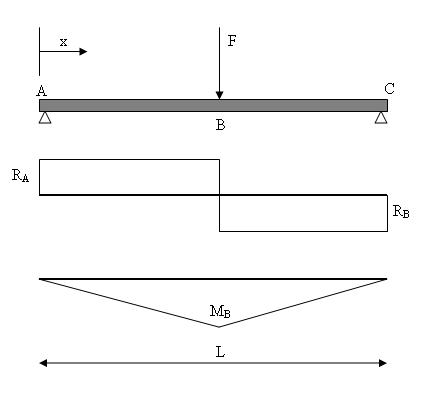
#> input picture multimodal_eval/public_cases/action_review_01/images/point_load.jpg, 433 x 400 px
$ python -i sketch_axis_refinement.py   (imports and definitions only)
#> lines starting #> are read from the running program, lines starting #| are printed output that depends on the picture; after the words box and inside, x2 and y2 are one past the last pixel; in counts of white or black regions, pixels touching at a corner belong together
"""从清晰梁带和灰色杆线节点提出位置候选；不读取真值或求解数值。"""

from __future__ import annotations

from copy import deepcopy
from pathlib import Path

import numpy as np
from PIL import Image, ImageOps
from scipy.ndimage import find_objects, label

from multimodal_contract import canonical_digest, file_digest, match_members, match_points, point_match_threshold


def _grey_joint_pixels(image_path: str | Path):
    """共享原有圆点证据提取，不改变位置校正的阈值。"""
    with Image.open(image_path) as image:
#> image is the input picture: PIL image 433x400 RGB; min 0, max 255, mean 246.2
        image = ImageOps.exif_transpose(image).convert("RGBA")
#> image: PIL image 433x400 RGBA
        background = Image.new("RGBA", image.size, "white")
#> background: PIL image 433x400 RGBA; every value is 255
        background.alpha_composite(image)
        rgb = np.asarray(background.convert("RGB"), dtype=np.int16)
    height, width = rgb.shape[:2]
#> height = 400; width = 433
    if min(width, height) < 20:
        return [], None, width, height
    maximum = rgb.max(axis=2)
    spread = maximum - rgb.min(axis=2)
#> spread: shape (400, 433) int16; every value is 0
    # 彩色荷载/尺寸线不能充当圆点；灰色圆点周围还须有灰色杆身证据。
    dark = (maximum < 90) & (spread < 25)
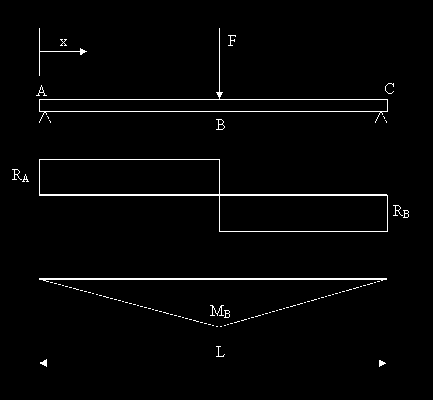
#> dark: shape (400, 433) bool; 2% white in thin lines or dots, all inside (x1, y1, x2, y2) = (12, 28, 409, 367)
    grey = (maximum >= 100) & (maximum < 245) & (spread < 28)
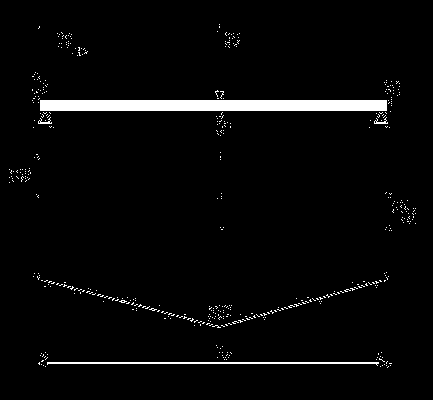
#> grey: shape (400, 433) bool; 3.2% white; 484 white regions (480 under 20 px), largest, box (x1, y1, x2, y2) and area: (40, 100, 387, 111) 3817, (47, 362, 379, 366) 667, (38, 117, 52, 124) 39, (374, 117, 388, 124) 39
    components, _ = label(dark, structure=np.ones((3, 3), dtype=int))
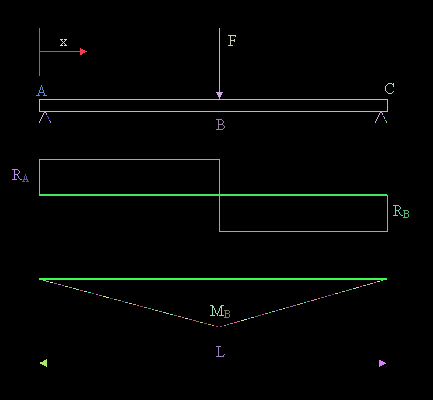
#> components: shape (400, 433) int32; 101 distinct labels, from 0 to 100; one colour per label, 0 black
    candidates = []
    for ident, bounds in enumerate(find_objects(components), 1):
        if bounds is None:
            continue
        y, x = bounds
        h, w = y.stop - y.start, x.stop - x.start
        component = components[bounds] == ident
        if (not 3 <= min(h, w) <= max(h, w) <= max(10, min(width, height) * .06)
                or not .65 <= w / h <= 1.5 or component.mean() < .5):
            continue
        yy, xx = np.nonzero(component)
        centre = np.array([x.start + xx.mean(), y.start + yy.mean()])
        radius = max(w, h)
        low, high = np.floor(centre - radius).astype(int), np.ceil(centre + radius).astype(int) + 1
        if min(low) < 0 or high[0] > width or high[1] > height:
            continue
        ys, xs = np.mgrid[low[1]:high[1], low[0]:high[0]]
        distance = (xs - centre[0]) ** 2 + (ys - centre[1]) ** 2
        ring = (distance >= radius ** 2 * .4) & (distance <= radius ** 2)
        fraction = float(grey[low[1]:high[1], low[0]:high[0]][ring].mean())
        if fraction >= .65:
            candidates.append((centre, fraction))
#> this loop made 100 passes
#> (h, w, component) on passes 7, 8, 10, 11, 18, 19, 20, 21, 23, 24, 25, 26: (3, 2, [[True, False], [False, True], [False, True]]), (3, 2, [[True, False], [False, True], [False, True]]), (3, 2, [[True, False], [False, True], [False, True]]), (3, 2, [[True, False], [False, True], [False, True]]), (1, 3, [[True, True, True]]), (1, 3, [[True, True, True]]), (1, 2, [[True, True]]), (1, 3, [[True, True, True]]), (1, 3, [[True, True, True]]), (1, 2, [[True, True]]), (1, 3, [[True, True, True]]), (1, 3, [[True, True, True]])
#> (h, w) on passes 1 to 6: (48, 48), (95, 349), (11, 8), (7, 7), (11, 9), (11, 11)
#> pass 1, in _grey_joint_pixels, `component = components[bounds] == ident`:
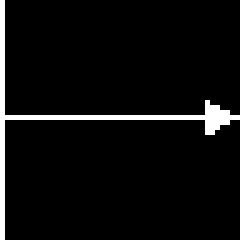
#> component: shape (48, 48) bool (shown 5 times larger); 4.9% white in thin lines or dots
#> pass 2, in _grey_joint_pixels, `component = components[bounds] == ident`:
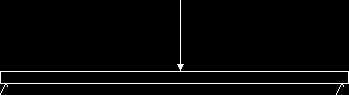
#> component: shape (95, 349) bool; 2.5% white in thin lines or dots
#> after the loop, candidates = []
    return candidates, grey, width, height


# [173 lines left out: functions refine_joint_nodes, review_joint_graph, not called in this run]


def _joint_geometry_digest(draft: dict) -> str:
    model = draft["image_model"]
    return canonical_digest({key: model.get(key) or [] for key in ("nodes", "members")})


# [296 lines left out: functions sync_joint_graph_review, dismiss_joint_graph_review, _support_anchor, _outline_band, _black_band, refine_horizontal_axis, not called in this run]

>>> result = _grey_joint_pixels('../multimodal_eval/public_cases/action_review_01/images/point_load.jpg')

$ run again, on multimodal_eval/public_cases/action_review_01/images/various_loads.jpg
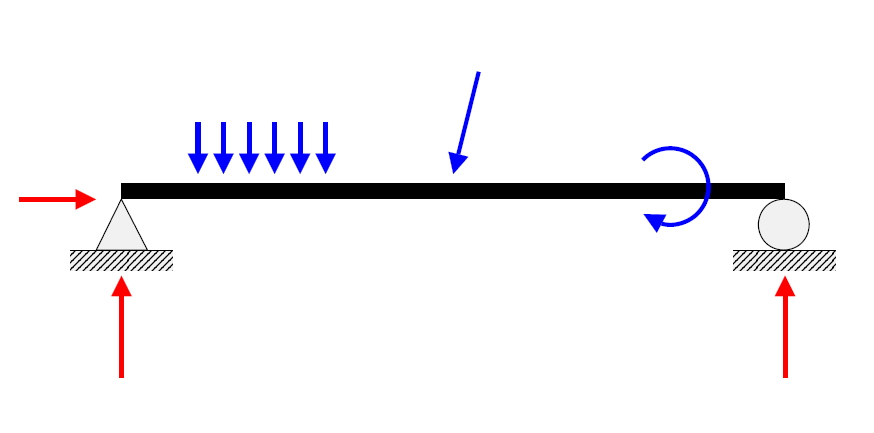
#> input picture multimodal_eval/public_cases/action_review_01/images/various_loads.jpg, 874 x 433 px
#> in _grey_joint_pixels, image is the input picture: PIL image 874x433 RGB; mean R, G, B 244, 242.9, 245.2
#> image: PIL image 874x433 RGBA
#> background: PIL image 874x433 RGBA; every value is 255
#> dark: shape (433, 874) bool; 3.1% white; 44 white regions (39 under 20 px), largest, box (x1, y1, x2, y2) and area: (104, 183, 705, 234) 9370, (711, 183, 789, 200) 1180, (70, 244, 173, 271) 468, (733, 249, 836, 271) 468, (124, 205, 140, 235) 30
#> grey: shape (433, 874) bool; 1.8% white; 11 white regions (7 under 20 px), largest, box (x1, y1, x2, y2) and area: (758, 199, 810, 250) 2052, (70, 251, 173, 271) 1676, (733, 251, 836, 271) 1676, (95, 199, 147, 250) 1330
#> in _grey_joint_pixels, `components, _ = label(dark, structure=np.ones((3, 3), dtype=int))`:
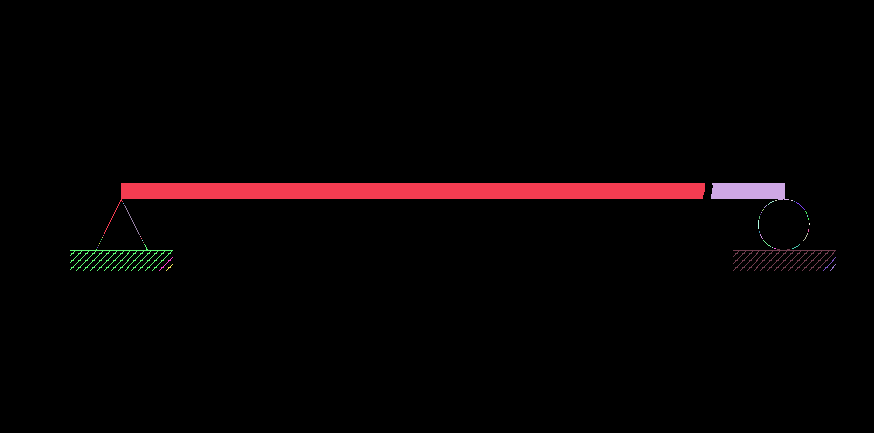
#> components: shape (433, 874) int32; 45 distinct labels, from 0 to 44; one colour per label, 0 black
#> the loop in _grey_joint_pixels, `for ident, bounds in enumerate(find_objects(components), 1):` made 44 passes
#> (h, w, component) on passes 3, 4, 6, 8, 11, 12, 13, 14: (1, 2, [[True, True]]), (1, 2, [[True, True]]), (1, 1, [True]), (1, 1, [True]), (2, 2, [[False, True], [True, False]]), (3, 2, [[True, False], [False, True], [False, True]]), (1, 1, [True]), (1, 1, [True])
#> pass 1, in _grey_joint_pixels, `component = components[bounds] == ident`:
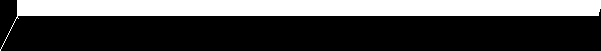
#> component: shape (51, 601) bool; 30.6% white; 1 white region, box (x1, y1, x2, y2) and area: (0, 0, 601, 51) 9370
#> after the loop in _grey_joint_pixels, `for ident, bounds in enumerate(find_objects(components), 1):`: candidates = []

$ run again, on multimodal_eval/public_cases/action_review_01/images/cantilever.png
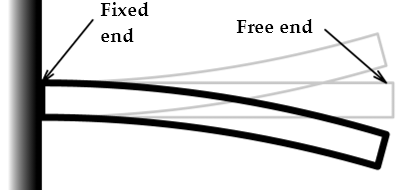
#> input picture multimodal_eval/public_cases/action_review_01/images/cantilever.png, 400 x 190 px
#> in _grey_joint_pixels, image is the input picture: PIL image 400x190 P; min 0, max 255, mean 218.7
#> image: PIL image 400x190 RGBA
#> background: PIL image 400x190 RGBA; every value is 255
#> spread: shape (190, 400) int16; every value is 0
#> dark: shape (190, 400) bool; 12.1% white; 18 white regions (2 under 20 px), largest, box (x1, y1, x2, y2) and area: (24, 0, 389, 190) 8443, (325, 29, 387, 83) 156, (139, 2, 148, 16) 53
#> grey: shape (190, 400) bool; 11% white; 198 white regions (192 under 20 px), largest, box (x1, y1, x2, y2) and area: (91, 28, 395, 120) 3002, (9, 0, 23, 190) 2660, (45, 86, 382, 139) 1426, (42, 121, 391, 171) 437, (49, 19, 95, 80) 112, (44, 19, 92, 75) 66
#> in _grey_joint_pixels, `components, _ = label(dark, structure=np.ones((3, 3), dtype=int))`:
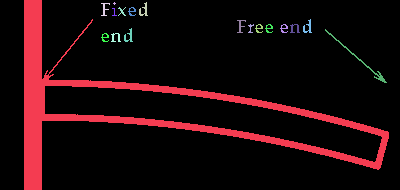
#> components: shape (190, 400) int32; 19 distinct labels, from 0 to 18; one colour per label, 0 black
#> the loop in _grey_joint_pixels, `for ident, bounds in enumerate(find_objects(components), 1):` made 18 passes
#> (h, w) on passes 1, 3, 4, 5, 6, 7, 8, 9: (190, 365), (14, 9), (13, 9), (9, 8), (9, 8), (8, 5), (14, 9), (13, 9)
#> pass 1, in _grey_joint_pixels, `component = components[bounds] == ident`:
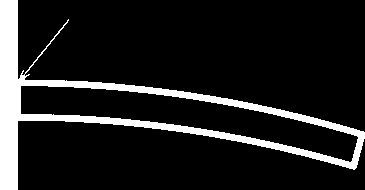
#> component: shape (190, 365) bool; 12.2% white; 1 white region, box (x1, y1, x2, y2) and area: (0, 0, 365, 190) 8443
#> after the loop in _grey_joint_pixels, `for ident, bounds in enumerate(find_objects(components), 1):`: candidates = []
